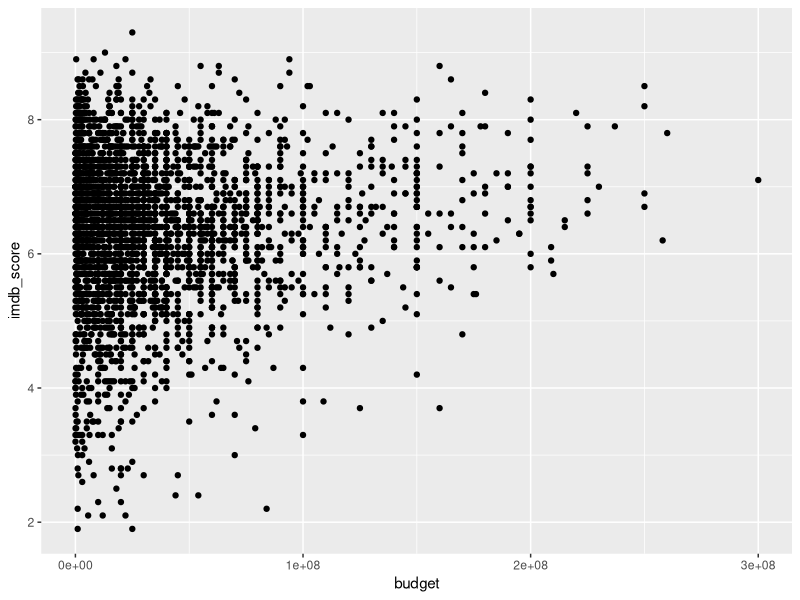
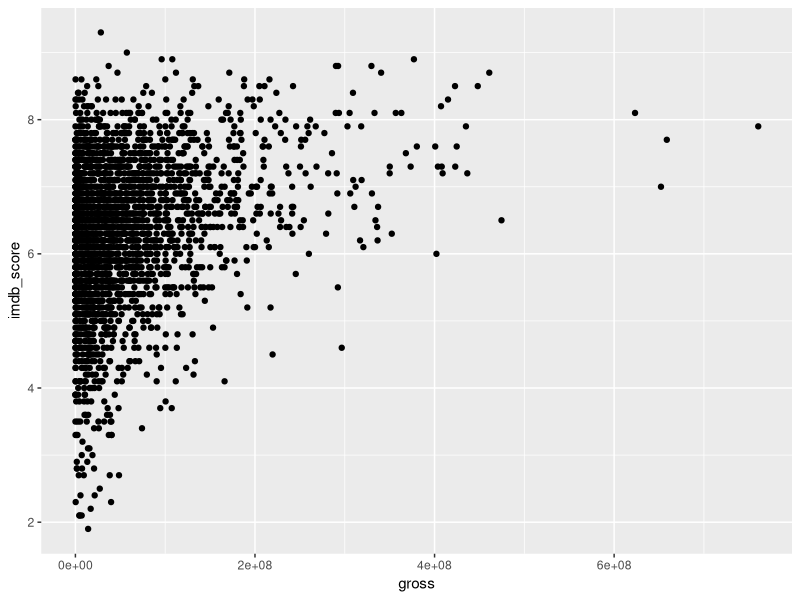

These charts were generated, in order, by the following R code:
# Necessary libraries
library(tidyverse)

# Read in data
train <- read_csv("IMDBTrain.csv")
test <- read_csv("IMDBTest.csv")

# Exploratory Data Analysis

# Scatterplot of Budget vs. Score
ggplot(data = train, mapping = aes(x = budget, y = imdb_score)) + geom_point()
# Budget is in local currency need to convert to a single currency

ggplot(data = train, mapping = aes(x = gross, y = imdb_score)) + geom_point()

with(train, cor(gross, imdb_score, use = 'complete.obs'))

train[is.na(train$director_facebook_likes),]$director_facebook_likes <- round(mean(train$director_facebook_likes, na.rm = TRUE), digits = 0)

# Putting in 0 liked for the movies that had no 3rd actor
train[is.na(train$actor_3_facebook_likes) & is.na(train$actor_3_name),]$actor_3_facebook_likes <- 0

train[is.na(train$actor_1_facebook_likes),]$actor_1_facebook_likes <- round(mean(train$actor_1_facebook_likes, na.rm = TRUE), digits = 0)

train[is.na(train$actor_2_name),]$actor_2_name <- "None"

summary(train %>% select(c(5, 6, 7, 8)))
